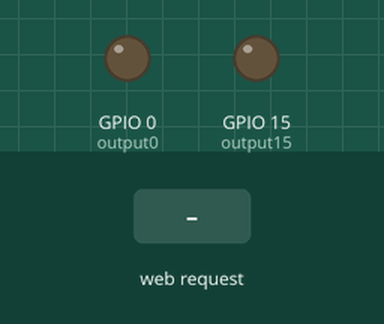
This sketch was run on a simulated ESP32. Parts: output pins drawn as LEDs (lit = HIGH). Inputs (shaded band) come from the test bench. WiFi joins after 1.5 s; servers stay silent unless stated; what the sketch prints to the serial monitor is not drawn.

Above: at 2.7 s.
2.8 s: HTTP request GET /15/on received
At 4.0 s:
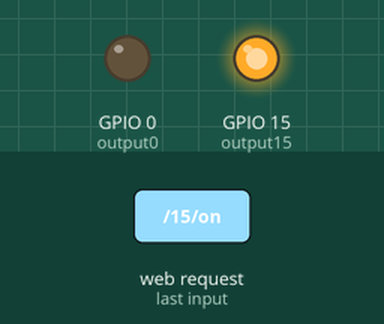
4.3 s: HTTP request GET /4/on received
At 5.2 s:
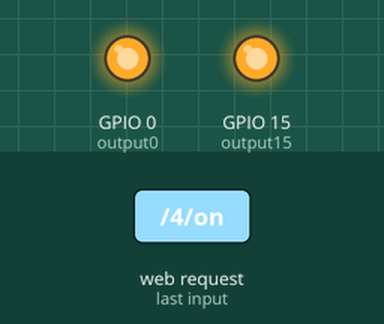
5.8 s: HTTP request GET /15/off received
At 6.4 s:
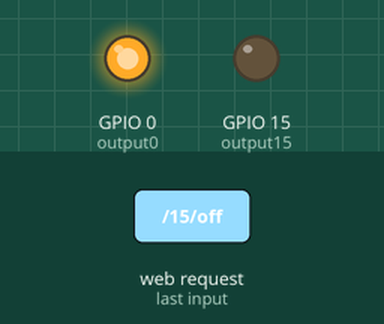
Timing chart, 0 to 8.8 s (numbered marks = the images above; inputs shaded):
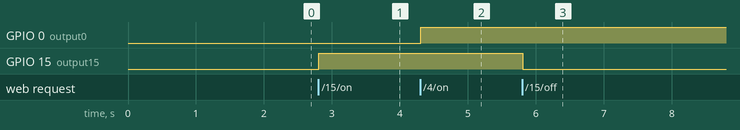

Measured:
- after the input at 2.8 s, GPIO 15 (output15): LOW → HIGH at once
- after the input at 4.3 s, GPIO 0 (output0): LOW → HIGH at once
- after the input at 5.8 s, GPIO 15 (output15): HIGH → LOW at once

The sketch:

WebServer.ino
```cpp
// Load Wi-Fi library
#include <WiFi.h>

// Replace with your network credentials
const char* ssid = "xxxxx";  //Replace with your network ID
const char* password = "yyyyyyyyyyyy";  // Replace with your network password

// Set web server port number to 80
WiFiServer server(80);

// Variable to store the HTTP request
String header;

// Auxiliar variables to store the current output state
String output15State = "off";
String output0State = "off";

// Assign output variables to GPIO pins
const int output15 = 15;
const int output0 = 0;

// Current time
unsigned long currentTime = millis();
// Previous time
unsigned long previousTime = 0;
// Define timeout time in milliseconds (example: 2000ms = 2s)
const long timeoutTime = 2000;

void setup() {
  Serial.begin(115200);
  // Initialize the output variables as outputs
  pinMode(output15, OUTPUT);
  pinMode(output0, OUTPUT);
  // Set outputs to LOW
  digitalWrite(output15, LOW);
  digitalWrite(output0, LOW);

  // Connect to Wi-Fi network with SSID and password
  Serial.print("Connecting to Network:");
  Serial.println(ssid);
  WiFi.begin(ssid, password);
  while (WiFi.status() != WL_CONNECTED) {
    delay(500);
    Serial.print(".");
  }
  // Print the connnect IP address and start web server
  Serial.println("");
  Serial.println("Connected. The device can be found at IP address: ");
  Serial.println(WiFi.localIP());
  server.begin();
}

void loop(){
  WiFiClient client = server.available();   // Listen for incoming clients

  if (client) {                             // If a new client connects,
    currentTime = millis();
    previousTime = currentTime;
    Serial.println("New Client found.");          // print a message out in the serial port
    String currentLine = "";                // make a String to hold incoming data from the client
    while (client.connected() && currentTime - previousTime <= timeoutTime) {  // loop while the client's connected
      currentTime = millis();
      if (client.available()) {             // if there's bytes to read from the client,
        char c = client.read();             // read a byte, then
        Serial.write(c);                    // print it out the serial monitor
        header += c;
        if (c == '\n') {                    // if the byte is a newline character
          // if the current line is blank, you got two newline characters in a row.
          // that's the end of the client HTTP request, so send a response:
          if (currentLine.length() == 0) {
            // HTTP headers always start with a response code (e.g. HTTP/1.1 200 OK)
            // and a content-type so the client knows what's coming, then a blank line:
            client.println("HTTP/1.1 200 OK");
            client.println("Content-type:text/html");
            client.println("Connection: close");
            client.println();

            // turns the GPIOs on and off
            if (header.indexOf("GET /15/on") >= 0) {
              Serial.println("GPIO 15 On");
              output15State = "on";
              digitalWrite(output15, HIGH);
            } else if (header.indexOf("GET /15/off") >= 0) {
              Serial.println("GPIO 15 Off");
              output15State = "off";
              digitalWrite(output15, LOW);
            } else if (header.indexOf("GET /4/on") >= 0) {
              Serial.println("GPIO 4 on");
              output0State = "on";
              digitalWrite(output0, HIGH);
            } else if (header.indexOf("GET /4/off") >= 0) {
              Serial.println("GPIO 4 off");
              output0State = "off";
              digitalWrite(output0, LOW);
            }

            // Display the HTML web page
            client.println("<!DOCTYPE html><html>");
            client.println("<head><meta name=\"viewport\" content=\"width=device-width, initial-scale=1\">");
            client.println("<link rel=\"icon\" href=\"data:,\">");
            // CSS to style the on/off buttons
            // Feel free to change the background-color and font-size attributes to fit your preferences
            client.println("<style>html { font-family: Helvetica; display: inline-block; margin: 0px auto; text-align: center;}");
            client.println(".button { background-color: #4CAF50; border: none; color: white; padding: 16px 40px;");
            client.println("text-decoration: none; font-size: 30px; margin: 2px; cursor: pointer;}");
            client.println(".button2 {background-color: #555555;}</style></head>");

            // Web Page Heading
            client.println("<body><h1>Parveen Wifi Server on Local Network</h1>");
            client.println("<body><h1>ESP32 Web Server</h1>");

            // Display current state, and ON/OFF buttons for GPIO 15
            client.println("<p>GPIO 15 - Currently " + output15State + "</p>");
            // If the output15State is off, it displays the ON button
            if (output15State=="off") {
              client.println("<p><a href=\"/15/on\"><button class=\"button\">ON</button></a></p>");
            } else {
              client.println("<p><a href=\"/15/off\"><button class=\"button button2\">OFF</button></a></p>");
            }

            // Display current state, and ON/OFF buttons for GPIO 4
            client.println("<p>GPIO 4 - Currently" + output0State + "</p>");
            // If the output0State is off, it displays the ON button
            if (output0State=="off") {
              client.println("<p><a href=\"/4/on\"><button class=\"button\">ON</button></a></p>");
            } else {
              client.println("<p><a href=\"/4/off\"><button class=\"button button2\">OFF</button></a></p>");
            }
            client.println("<p> This code is added by Parven Kumar </p>");
            client.println("</body></html>");

            // The HTTP response ends with another blank line
            client.println();
            // Break out of the while loop
            break;
          } else { // if you got a newline, then clear currentLine
            currentLine = "";
          }
        } else if (c != '\r') {  // if you got anything else but a carriage return character,
          currentLine += c;      // add it to the end of the currentLine
        }
      }
    }
    // Clear the header variable
    header = "";
    // Close the connection
    client.stop();
    Serial.println("Client disconnected.");
    Serial.println("");
  }
}
```
